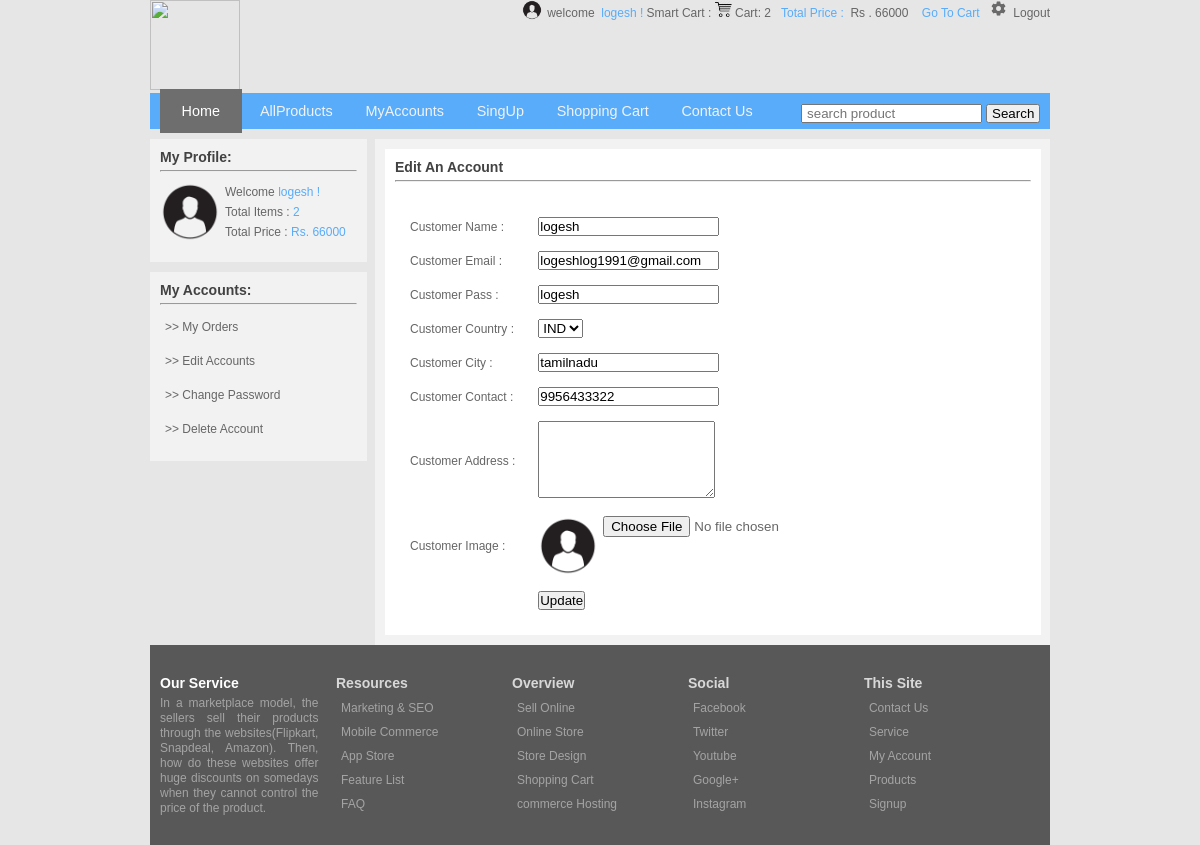
The app's page /e-commerce/my_accounts.php?edit_accounts (signed in) with its own data.
### tables this page shows
CREATE TABLE IF NOT EXISTS `customers` (
  `customer_id` int(11) NOT NULL,
  `customer_ip` varchar(20) NOT NULL,
  `customer_name` text NOT NULL,
  `customer_email` varchar(50) NOT NULL,
  `customer_pass` varchar(50) NOT NULL,
  `customer_country` text NOT NULL,
  `customer_city` text NOT NULL,
  `customer_contact` varchar(100) NOT NULL,
  `customer_address` text NOT NULL,
  `customer_image` varchar(100) NOT NULL
);

### e-commerce/functions/functions_addCart.php (called while the page is built, shortened)
<?php
					$ip = $_SERVER['REMOTE_ADDR'];
					if(isset($_GET['add_cart'])){
						if(!empty($_GET['add_cart']))
							$pro_id = $_GET['add_cart'];
							$check_cart = $conn->query("select * from cart where ip_add ='$ip' and p_id = '$pro_id'");
						if($check_cart->num_rows>0){
							echo "<script>alert('Already added into cart :(');</script>";
						}else{
							$insert_cart = $conn->query("insert into cart (p_id,ip_add,qty) values ('$pro_id','$ip',1)");
							if($insert_cart){
								header('Location:index.php');
							}
						}
					}else{
						$ip = $_SERVER['REMOTE_ADDR'];
						$cart_show = $conn->query("select * from cart where ip_add = '$ip'");
						if($cart_show->num_rows >0){
							$price_convert = $conn->query("select sum(b.product_realprice),b.product_id,a.qty from cart as a LEFT JOIN products as b ON a.p_id = b.product_id where a.ip_add = '$ip'");
							$total_price = $price_convert->fetch_assoc();
							$total_pro = $cart_show->num_rows;
						}else{
							$total_price = 0;
						}
					}
?>

### e-commerce/customer/customer_edit.php (the view, shortened to what this page needs)
<form action="my_accounts.php" method="POST" enctype="multipart/form-data">
	<div id="cart_content">
		<div id="cart_inside">
			<h3>Edit An Account</h3>
			<hr/>
			<table cellspacing="15" style="margin-top:20px;" width="500px">
				<tbody>
					<tr>
						<td>Customer Name :</td>
						<td>
							<input type="text" name="cname" value = "<?php echo $c_data['customer_name']; ?>" required>
						</td>
					</tr>
					<tr>
						<td>Customer Email :</td>
						<td>
							<input type="text" name="cemail" value="<?php echo $c_data['customer_email']; ?>" required>
						</td>
					</tr>
					<tr>
						<td>Customer Pass :</td>
						<td>
							<input type="text" name="cpass" value="<?php echo $c_data['customer_pass']; ?>" required>
						</td>
					</tr>
					<tr>
						<td>Customer Country :</td>
						<td>
							<select name="ccountry">
								<option value="<?php echo $c_data['customer_country']; ?>"><?php echo $c_data['customer_country']; ?></option>
							</select>
						</td>
					</tr>
					<tr>
						<td>Customer City :</td>
						<td>
							<input type="text" name="ccity" value = "<?php echo $c_data['customer_city']; ?>" required>
						</td>
					</tr>
					<tr>
						<td>Customer Contact :</td>
						<td>
							<input type="text" name="ccontact" value="<?php echo $c_data['customer_contact']; ?>" required>
						</td>
					</tr>
					<tr>
						<td>Customer Address :</td>
						<td>
							<textarea rows="5" cols="20" name="caddr" value="<?php echo $c_data['customer_address']; ?>" required></textarea>
						</td>
					</tr>
					<tr>
						<td>Customer Image :</td>
						<td>
							<img id="user" src="customer/customer_img/<?php echo $c_data['customer_image']; ?>" width="60" height="60" />
							<input type="file" name="cimg" required>
						</td>
					</tr>
					<tr>
						<td></td>
						<td>
							<input type="submit" value="Update" name="cupdate">
						</td>
					</tr>
				</tbody>
			</table>
		</div>
	</div>
</form>

### e-commerce/template/header.php (shortened to what this page needs)
<!doctype html>
<html>
	<head>
		<link type="text/css" rel="stylesheet" href="styles/style.css">
	</head>
		<body>
		<div class="main_wrapper">
			<div class="header_wrapper">
				<div class="shopping_cart">
					<?php
					if(isset($_SESSION['customer_email'])){
						$c_email = $_SESSION['customer_email'];
						$select = $conn->query("select * from customers where customer_email = '$c_email'");
						if($select->num_rows>0){
							$user_array = array();
							while($row = $select->fetch_assoc()){
								$user_array[] = $row;
							}
							if(count($user_array)){
								foreach($user_array as $c_data){ ?>
									<img id="user" src="customer/customer_img/<?php echo $c_data['customer_image']; ?>" width="20" height="20" /> welcome<b style='color:#58ACFA'>&nbsp;&nbsp;<?php echo $c_data['customer_name']; ?> ! </b> <b>Smart Cart :</b>
							<?php
								 }
							}
						}
					}else{
						echo "Welcome<b style='color:#58ACFA'> Guest !&nbsp;&nbsp;</b>
							<b>Smart Cart :</b>";
					}
					?>
					<b><img src="images/shop_3.png" width="17" height="17" /></b>
					<b>Cart:</b>
					<b>
					<?php
						if(!isset($total_pro) || $total_pro == 0 || $total_pro == ''){
							echo 0;
						}else{
							echo $total_pro;
						}
					?>
					</b>
					<b style="color:#58ACFA">&nbsp;&nbsp;Total Price :&nbsp;</b>
					<b>Rs .
					<?php
						$cart_price = $total_price['sum(b.product_realprice)'];
						if(isset($new_price)){
						 	echo $new_price;
						}else{
						 	echo $cart_price;
						}
					?>
					</b>
				<?php
				if(isset($_SESSION['customer_email'])){
				echo "&nbsp;&nbsp;<b style='color:#58ACFA'>
				<a href='cart.php' style='text-decoration:none;color:#58ACFA'>Go To Cart &nbsp;</a>
				<img src='images/setting_3.png' width='17' height='17' />&nbsp;
				<a href='customer/customer_logout.php' style='text-decoration:none;color:#666666;'>Logout</a>
				</b>";
				}else{
				echo "&nbsp;&nbsp;<b style='color:#58ACFA'>
				<a href='cart.php' style='text-decoration:none;color:#58ACFA'>Go To Cart &nbsp;</a>
				<img src='images/setting_3.png' width='17' height='17' />&nbsp;
				<a href='checkout.php' style='text-decoration:none;color:#666666;'>Login</a>
				</b>";
				}
				?>
			</div>
				<img id ="logo" src="images/logo.png" width="90" height="90" />
			</div>

### e-commerce/template/customer_sidebar.php
<div id="side_bar">
	<h3>My Profile:</h3>
	<hr/>
	<div class="customer_inside">
		<img id="user" src="customer/customer_img/<?php echo $c_data['customer_image']; ?>" width="60" height="60" />
		Welcome <b style='color:#58ACFA'><?php echo $c_data['customer_name']; ?> ! </b>
		<br/>
		<b>Total Items :</b>
		<b style="color:#58ACFA"><?php echo $total_pro;?> </b>
		<br/>
		<b>Total Price : </b>
		<b style="color:#58ACFA">Rs.
			<?php
					 if(isset($new_price)){
					 	echo $new_price;
					 }else{
					 	echo $total_price['sum(b.product_realprice)'];
					 }
			?>
		</b>
	</div>
</div>
<div id="side_bar">
	<h3>My Accounts:</h3>
	<hr/>
	<ul>
		<li><a href="my_accounts.php?my_orders"> >> My Orders</a></li>
		<li><a href="my_accounts.php?edit_accounts"> >> Edit Accounts</a></li>
		<li><a href="my_accounts.php?change_password"> >> Change Password</a></li>
		<li><a href="my_accounts.php?delete_account"> >> Delete Account</a></li>
	</ul>
</div>

### e-commerce/styles/style.css (style rules this page uses)
html, body, div, span, applet, object, iframe, h1, h2, h4, h5, h6, p, blockquote, pre, a, abbr, acronym, address, big, cite, code, del, dfn, em, img, ins, kbd, q, s, samp, small, strike, strong, sub, sup, tt, var, b,u, i, center, dl, dt, dd, ol, ul, li, fieldset, form, label, legend, article, aside, canvas, details, embed, figure, figcaption, footer, header, hgroup, menu, nav, output, ruby, section, summary, time, mark, audio, video { margin: 0; padding: 0; border: 0; font-size: 100%; font: inherit; vertical-align: baseline; }
h3 { margin-bottom: 5px; color: #424242; }
* { margin: 0px; padding: 0px; }
body { font-family: arial; font-size: 12px; background-color:#E6E6E6; color: #666666; }
.main_wrapper { width: 900px; margin: 0 auto; height: auto; }
.header_wrapper { margin-top: 0px; }
.shopping_cart { float: right; }
#user { float: left; margin-right: 5px; }
#side_bar { background-color: #F2F2F2; padding: 10px; margin-right: 8px; margin-bottom: 10px; }
#side_bar ul li { margin-bottom: 10px; text-align: left; padding: 5px; }
#side_bar ul li a { color: #666666; text-decoration: none; }
.customer_inside { line-height: 20px; font-size: 12px; margin-bottom: 10px; }
hr { margin-bottom: 10px; }
#cart_content { background-color: #F2F2F2; width: 98%; height: auto; padding: 10px; }
#cart_inside { background-color: white; padding: 10px; }

### records on screen
customers: customer_image (picture), customer_name "logesh", cname "logesh", cemail "logeshlog1991@gmail.com", cpass "logesh", ccountry "IND", ccity "tamilnadu", ccontact "9956433322"

### other values on screen
$total_pro "2"
$cart_price "66000"
$total_price['sum(b.product_realprice)'] "66000"
